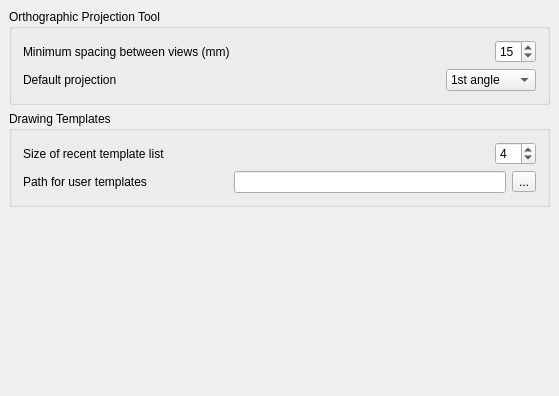
<?xml version="1.0" encoding="UTF-8"?>
<ui version="4.0">
 <class>DrawingGui::DlgSettingsGeneral</class>
 <widget class="QWidget" name="DrawingGui::DlgSettingsGeneral">
  <property name="geometry">
   <rect>
    <x>0</x>
    <y>0</y>
    <width>559</width>
    <height>396</height>
   </rect>
  </property>
  <property name="windowTitle">
   <string>General</string>
  </property>
  <layout class="QGridLayout">
   <property name="margin">
    <number>9</number>
   </property>
   <property name="spacing">
    <number>6</number>
   </property>
   <item row="3" column="0">
    <spacer>
     <property name="orientation">
      <enum>Qt::Vertical</enum>
     </property>
     <property name="sizeHint" stdset="0">
      <size>
       <width>541</width>
       <height>41</height>
      </size>
     </property>
    </spacer>
   </item>
   <item row="1" column="0">
    <widget class="QGroupBox" name="Templates">
     <property name="title">
      <string>Drawing Templates</string>
     </property>
     <layout class="QVBoxLayout" name="verticalLayout">
      <item>
       <layout class="QFormLayout" name="formLayout_2">
        <property name="fieldGrowthPolicy">
         <enum>QFormLayout::AllNonFixedFieldsGrow</enum>
        </property>
        <item row="0" column="0">
         <widget class="QLabel" name="label_4">
          <property name="minimumSize">
           <size>
            <width>205</width>
            <height>0</height>
           </size>
          </property>
          <property name="text">
           <string>Size of recent template list</string>
          </property>
         </widget>
        </item>
        <item row="0" column="1">
         <layout class="QHBoxLayout" name="horizontalLayout_4">
          <item>
           <spacer name="horizontalSpacer">
            <property name="orientation">
             <enum>Qt::Horizontal</enum>
            </property>
            <property name="sizeHint" stdset="0">
             <size>
              <width>40</width>
              <height>20</height>
             </size>
            </property>
           </spacer>
          </item>
          <item>
           <widget class="Gui::PrefSpinBox" name="recentTemplates">
            <property name="value">
             <number>4</number>
            </property>
            <property name="prefEntry" stdset="0">
             <cstring>RecentFiles</cstring>
            </property>
            <property name="prefPath" stdset="0">
             <cstring>RecentFiles</cstring>
            </property>
           </widget>
          </item>
         </layout>
        </item>
        <item row="1" column="0">
         <widget class="QLabel" name="label_2">
          <property name="text">
           <string>Path for user templates</string>
          </property>
         </widget>
        </item>
        <item row="1" column="1">
         <layout class="QHBoxLayout" name="horizontalLayout_3">
          <item>
           <widget class="QLineEdit" name="templatePath"/>
          </item>
          <item>
           <widget class="QToolButton" name="btnPath">
            <property name="text">
             <string>...</string>
            </property>
           </widget>
          </item>
         </layout>
        </item>
       </layout>
      </item>
     </layout>
    </widget>
   </item>
   <item row="0" column="0">
    <widget class="QGroupBox" name="OrthoProj">
     <property name="title">
      <string>Orthographic Projection Tool</string>
     </property>
     <layout class="QVBoxLayout" name="verticalLayout_2">
      <item>
       <layout class="QFormLayout" name="formLayout">
        <item row="0" column="0">
         <widget class="QLabel" name="label">
          <property name="minimumSize">
           <size>
            <width>205</width>
            <height>0</height>
           </size>
          </property>
          <property name="text">
           <string>Minimum spacing between views (mm)</string>
          </property>
         </widget>
        </item>
        <item row="0" column="1">
         <layout class="QHBoxLayout" name="horizontalLayout_5">
          <item>
           <spacer name="horizontalSpacer_2">
            <property name="orientation">
             <enum>Qt::Horizontal</enum>
            </property>
            <property name="sizeHint" stdset="0">
             <size>
              <width>40</width>
              <height>20</height>
             </size>
            </property>
           </spacer>
          </item>
          <item>
           <widget class="Gui::PrefSpinBox" name="orthSpace">
            <property name="minimumSize">
             <size>
              <width>0</width>
              <height>0</height>
             </size>
            </property>
            <property name="value">
             <number>15</number>
            </property>
            <property name="prefEntry" stdset="0">
             <cstring>RecentFiles</cstring>
            </property>
            <property name="prefPath" stdset="0">
             <cstring>RecentFiles</cstring>
            </property>
           </widget>
          </item>
         </layout>
        </item>
        <item row="1" column="0">
         <widget class="QLabel" name="label_3">
          <property name="text">
           <string>Default projection</string>
          </property>
         </widget>
        </item>
        <item row="1" column="1">
         <layout class="QHBoxLayout" name="horizontalLayout_6">
          <item>
           <spacer name="horizontalSpacer_3">
            <property name="orientation">
             <enum>Qt::Horizontal</enum>
            </property>
            <property name="sizeHint" stdset="0">
             <size>
              <width>40</width>
              <height>20</height>
             </size>
            </property>
           </spacer>
          </item>
          <item>
           <widget class="QComboBox" name="defProj">
            <property name="minimumSize">
             <size>
              <width>90</width>
              <height>0</height>
             </size>
            </property>
            <item>
             <property name="text">
              <string>1st angle</string>
             </property>
            </item>
            <item>
             <property name="text">
              <string>3rd angle</string>
             </property>
            </item>
           </widget>
          </item>
         </layout>
        </item>
       </layout>
      </item>
     </layout>
    </widget>
   </item>
  </layout>
 </widget>
 <layoutdefault spacing="6" margin="11"/>
 <customwidgets>
  <customwidget>
   <class>Gui::PrefSpinBox</class>
   <extends>QSpinBox</extends>
   <header>Gui/PrefWidgets.h</header>
  </customwidget>
 </customwidgets>
 <resources/>
 <connections/>
</ui>
